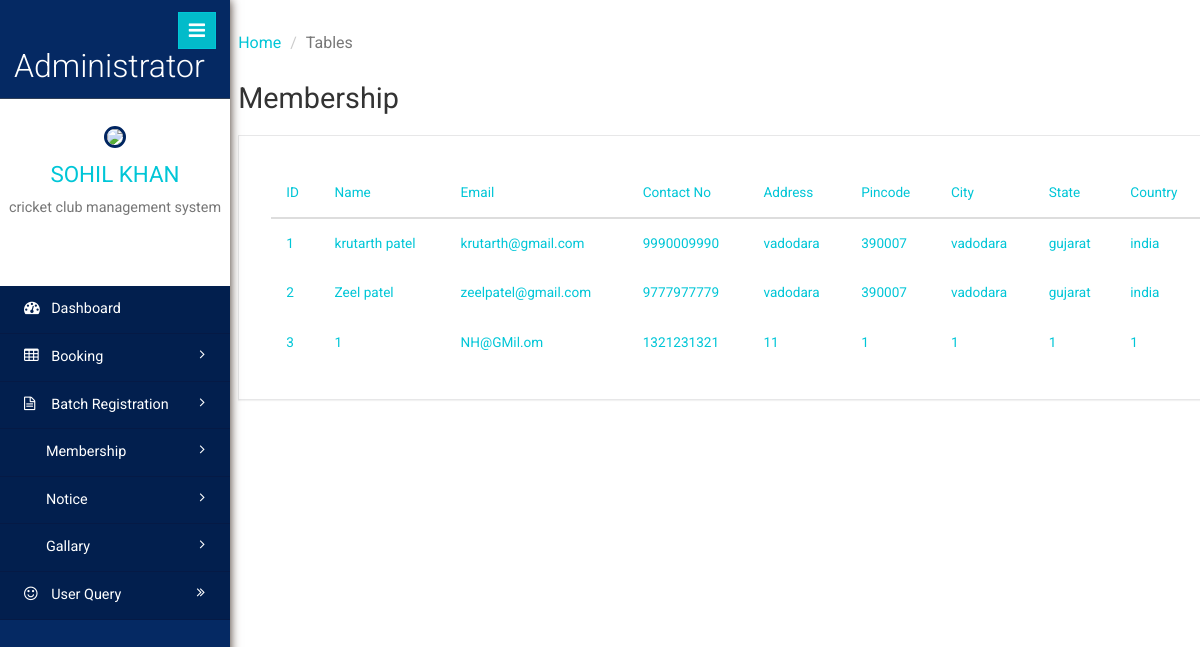
The app's page /Admin/Membership.php with its own data.
### tables this page shows
CREATE TABLE IF NOT EXISTS `membership` (
  `id` int(11) NOT NULL,
  `name` varchar(40) DEFAULT NULL,
  `contactno` decimal(10,0) DEFAULT NULL,
  `email` varchar(50) DEFAULT NULL,
  `address` varchar(40) DEFAULT NULL,
  `pincode` int(11) DEFAULT NULL,
  `city` varchar(40) DEFAULT NULL,
  `state` varchar(40) DEFAULT NULL,
  `country` varchar(40) DEFAULT NULL
);

### Admin/Membership.php (the view)
<?php
include('hed.php');
?>
									<div class="graph-visual tables-main">
	<h2 class="inner-tittle">Membership</h2>
												<div class="graph">
														<div class="tables" style="color:black;">
																<table class="table table-hover">
																	<thead>
																		<tr>
																			<th>ID</th>
																			<th>Name</th>
																			<th>Email</th>
																			<th>Contact No</th>
																			<th>Address</th>
																			<th>Pincode</th>
																			<th>City</th>
																			<th>State</th>
																			<th>Country</th>
																		</tr>
																	</thead>
	<?php
			$con = mysqli_connect('localhost','root','','cricket club management system');
			$sq="select * from membership";
			$sq1=mysqli_query($con,$sq);
			while($r=mysqli_fetch_array($sq1))
			{
			?>
		<tr>
			<th><?php echo $r['id'];?></th>
			<th><?php echo $r['name'];?></th>
			<th><?php echo $r['email'];?></th>
			<th><?php echo $r['contactno'];?></th>
			<th><?php echo $r['address'];?></th>
			<th><?php echo $r['pincode'];?></th>
			<th><?php echo $r['city'];?></th>
			<th><?php echo $r['state'];?></th>
			<th><?php echo $r['country'];?></th>
		</tr>
			<?php }?>
		</table>
	</div>
</div>
											</div>
										</div>
									</div>
								</div>
							</div>
<?php
include("sidebar.php");
?>
</body>
</html>

### Admin/hed.php (shortened to what this page needs)
<!DOCTYPE HTML>
<html>
<head>
<link href="css/bootstrap.min.css" rel='stylesheet' type='text/css' />
<link href="css/style.css" rel='stylesheet' type='text/css' />
<link href="css/font-awesome.css" rel="stylesheet">
<link rel="stylesheet" href="css/icon-font.min.css" type='text/css' />
</head>
<body>
   <div class="page-container">
	<div class="left-content">
	   <div class="inner-content">
							<div class="outter-wp">
									  <div class="sub-heard-part">
									   <ol class="breadcrumb m-b-0">
											<li><a href="index.php">Home</a></li>
											<li class="active">Tables</li>
										</ol>
									   </div>

### Admin/sidebar.php (shortened to what this page needs)
<div class="sidebar-menu">
	<header class="logo">
	<a href="#" class="sidebar-icon"> <span class="fa fa-bars"></span> </a> <a href="adminindex.php"> <span id="logo"> <h1>Administrator</h1></span>
  </a>
</header>
			<div class="down">
					  <a href="adminindex.php"><img src="images/admin.jpg"></a>
					  <a href="adminindex.php"><span class=" name-caret">SOHIL KHAN</span></a>
					 <p>cricket club management system</p>
					<ul>
					<li><a class="tooltips" href="profile.php"><span>Profile</span><i class="lnr lnr-user"></i></a></li>
						<li><a class="tooltips" href="adminindex.php"><span>Settings</span><i class="lnr lnr-cog"></i></a></li>
						<li><a class="tooltips" href="login.php"><span>Log out</span><i class="lnr lnr-power-switch"></i></a></li>
						</ul>
					</div>
                       <div class="menu">
					<ul id="menu" >
						<li><a href="adminindex.php"><i class="fa fa-tachometer"></i> <span>Dashboard</span></a></li>
						 <li id="menu-academico" ><a href="booking.php"><i class="fa fa-table"></i> <span> Booking</span> <span class="fa fa-angle-right" style="float: right"></span></a>
						</li>
						 <li id="menu-academico" ><a href="Batchreg.php"><i class="fa fa-file-text-o"></i> <span>Batch Registration</span> <span class="fa fa-angle-right" style="float: right"></span></a>
						 </li>
					<li id="menu-academico" ><a href="Membership.php"><i class="lnr lnr-book"></i> <span>Membership</span> <span class="fa fa-angle-right" style="float: right"></span></a>
					 </li>
					 <li><a href="notice.php"><i class="lnr lnr-envelope"></i> <span>Notice</span><span class="fa fa-angle-right" style="float: right"></span></a>
					</li>
			        <li id="menu-academico" ><a href="gallary.php"><i class="lnr lnr-layers"></i> <span>Gallary</span> <span class="fa fa-angle-right" style="float: right"></span></a>
					 </li>
					<li id="menu-comunicacao" ><a href="userquery.php"><i class="fa fa-smile-o"></i> <span>User Query</span><span class="fa fa-angle-double-right" style="float: right"></span></a>
					</li>
					</ul>
					</div>
			  </div>

### records on screen
membership: id "1", name "krutarth patel", email "krutarth@gmail.com", contactno "9990009990", address "vadodara", pincode "390007", city "vadodara", state "gujarat", country "india"
membership: id "2", name "Zeel patel", email "zeelpatel@gmail.com", contactno "9777977779", address "vadodara", pincode "390007", city "vadodara", state "gujarat", country "india"
membership: id "3", name "1", email "NH@GMil.om", contactno "1321231321", address "11", pincode "1", city "1", state "1", country "1"
